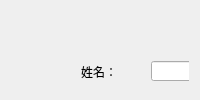
         <widget class="QWidget" name="pb_increase_employee_info">
          <layout class="QGridLayout" name="gridLayout_4">
           <item row="0" column="0">
            <widget class="QWidget" name="widget" native="true">
             <widget class="QLineEdit" name="le_job_id_2">
              <property name="geometry">
               <rect>
                <x>140</x>
                <y>100</y>
                <width>151</width>
                <height>20</height>
               </rect>
              </property>
             </widget>
             <widget class="QLabel" name="lb_house_2">
              <property name="geometry">
               <rect>
                <x>410</x>
                <y>250</y>
                <width>61</width>
                <height>21</height>
               </rect>
              </property>
              <property name="text">
               <string>住房补贴：</string>
              </property>
             </widget>
             <widget class="QLabel" name="lb_basic_wage_2">
              <property name="geometry">
               <rect>
                <x>410</x>
                <y>100</y>
                <width>54</width>
                <height>20</height>
               </rect>
              </property>
              <property name="text">
               <string>基本工资：</string>
              </property>
             </widget>
             <widget class="QLineEdit" name="le_pwd_2">
              <property name="geometry">
               <rect>
                <x>500</x>
                <y>300</y>
                <width>151</width>
                <height>20</height>
               </rect>
              </property>
             </widget>
             <widget class="QLabel" name="lb_education_2">
              <property name="geometry">
               <rect>
                <x>410</x>
                <y>52</y>
                <width>54</width>
                <height>20</height>
               </rect>
              </property>
              <property name="text">
               <string>教育经历：</string>
              </property>
             </widget>
             <widget class="QLabel" name="lb_food_2">
              <property name="geometry">
               <rect>
                <x>410</x>
                <y>200</y>
                <width>61</width>
                <height>21</height>
               </rect>
              </property>
              <property name="text">
               <string>餐补：</string>
              </property>
             </widget>
             <widget class="QLabel" name="lb_department_2">
              <property name="geometry">
               <rect>
                <x>70</x>
                <y>200</y>
                <width>61</width>
                <height>21</height>
               </rect>
              </property>
              <property name="text">
               <string>所属部门：</string>
              </property>
             </widget>
             <widget class="QLabel" name="lb_trasport_2">
              <property name="geometry">
               <rect>
                <x>410</x>
                <y>150</y>
                <width>61</width>
                <height>21</height>
               </rect>
              </property>
              <property name="text">
               <string>交通补贴：</string>
              </property>
             </widget>
             <widget class="QLineEdit" name="le_transport_2">
              <property name="geometry">
               <rect>
                <x>500</x>
                <y>150</y>
                <width>151</width>
                <height>20</height>
               </rect>
              </property>
             </widget>
             <widget class="QLineEdit" name="le_basic_wage_2">
              <property name="geometry">
               <rect>
                <x>500</x>
                <y>100</y>
                <width>151</width>
                <height>20</height>
               </rect>
              </property>
             </widget>
             <widget class="QLineEdit" name="le_name_2">
              <property name="geometry">
               <rect>
                <x>140</x>
                <y>50</y>
                <width>151</width>
                <height>20</height>
               </rect>
              </property>
             </widget>
             <widget class="QLineEdit" name="le_education_2">
              <property name="geometry">
               <rect>
                <x>500</x>
                <y>50</y>
                <width>151</width>
                <height>20</height>
               </rect>
              </property>
             </widget>
             <widget class="QLabel" name="lb_turn_time_2">
              <property name="geometry">
               <rect>
                <x>70</x>
                <y>300</y>
                <width>54</width>
                <height>21</height>
               </rect>
              </property>
              <property name="text">
               <string>转正时间：</string>
              </property>
             </widget>
             <widget class="QLineEdit" name="le_department_2">
              <property name="geometry">
               <rect>
                <x>140</x>
                <y>200</y>
                <width>151</width>
                <height>20</height>
               </rect>
              </property>
             </widget>
             <widget class="QLabel" name="lb_pwd_2">
              <property name="geometry">
               <rect>
                <x>410</x>
                <y>300</y>
                <width>61</width>
                <height>21</height>
               </rect>
              </property>
              <property name="text">
               <string>密码：</string>
              </property>
             </widget>
             <widget class="QLineEdit" name="le_meal_2">
              <property name="geometry">
               <rect>
                <x>500</x>
                <y>200</y>
                <width>151</width>
                <height>20</height>
               </rect>
              </property>
             </widget>
             <widget class="QLineEdit" name="le_entry_time_2">
              <property name="geometry">
               <rect>
                <x>140</x>
                <y>250</y>
                <width>151</width>
                <height>20</height>
               </rect>
              </property>
             </widget>
             <widget class="QLabel" name="lb_entry_time_2">
              <property name="geometry">
               <rect>
                <x>70</x>
                <y>250</y>
                <width>61</width>
                <height>21</height>
               </rect>
              </property>
              <property name="text">
               <string>入职时间：</string>
              </property>
             </widget>
             <widget class="QLineEdit" name="le_post_2">
              <property name="geometry">
               <rect>
                <x>140</x>
                <y>150</y>
                <width>151</width>
                <height>20</height>
               </rect>
              </property>
             </widget>
             <widget class="QLabel" name="lb_name_2">
              <property name="geometry">
               <rect>
                <x>70</x>
                <y>50</y>
                <width>61</width>
                <height>21</height>
               </rect>
              </property>
              <property name="text">
               <string>姓名：</string>
              </property>
             </widget>
             <widget class="QLabel" name="lb_job_id_2">
              <property name="geometry">
               <rect>
                <x>70</x>
                <y>100</y>
                <width>54</width>
                <height>21</height>
               </rect>
              </property>
              <property name="text">
               <string>工号：</string>
              </property>
             </widget>
             <widget class="QLineEdit" name="le_turn_time_2">
              <property name="geometry">
               <rect>
                <x>140</x>
                <y>300</y>
                <width>151</width>
                <height>20</height>
               </rect>
              </property>
             </widget>
             <widget class="QLineEdit" name="le_house_2">
              <property name="geometry">
               <rect>
                <x>500</x>
                <y>250</y>
                <width>151</width>
                <height>20</height>
               </rect>
              </property>
             </widget>
             <widget class="QLabel" name="lb_post_2">
              <property name="geometry">
               <rect>
                <x>70</x>
                <y>150</y>
                <width>54</width>
                <height>21</height>
               </rect>
              </property>
              <property name="text">
               <string>岗位：</string>
              </property>
             </widget>
             <widget class="QPushButton" name="pb_inrease_employee">
              <property name="geometry">
               <rect>
                <x>300</x>
                <y>350</y>
                <width>121</width>
                <height>23</height>
               </rect>
              </property>
              <property name="text">
               <string>添加该员工</string>
              </property>
             </widget>
            </widget>
           </item>
          </layout>
         </widget>
